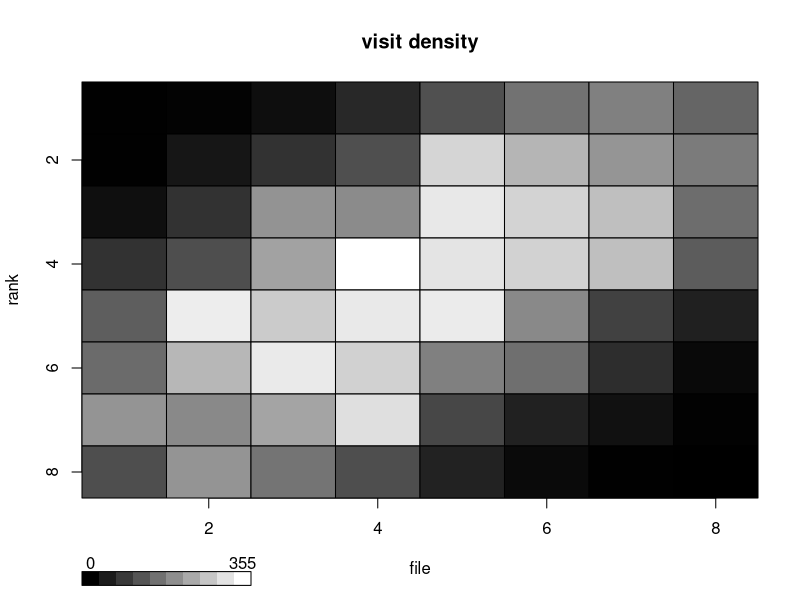
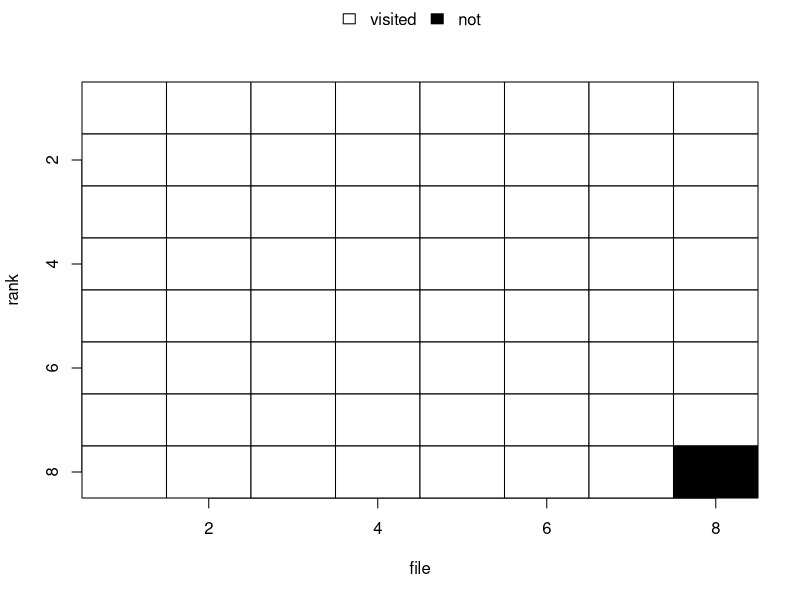

The R source for these figures, in order:

get_newpos = function(pos, ord, sgns){

    rank = pos[1]
    file = pos[2]

    newrank = pos[1] + ord[1] * sgns[1]
    newfile = pos[2] + ord[2] * sgns[2]

    if(newrank < 1 || newrank > 8){
        newrank = pos[1] + ord[1] * sgns[1] * -1
    }
    if(newfile < 1 || newfile > 8){
        newfile = pos[2] + ord[2] * sgns[2] * -1
    }

    newpos = c(newrank, newfile)
    return(newpos)
}

simulate_knight_moves = function(nmoves, starting_rank=1, starting_file=1){

    visited = matrix(c(starting_rank, starting_file), nrow=1)

    for(i in 1:nmoves){

        position = visited[i,]
        ordr = sample(1:2, replace=FALSE)
        signs = sample(c(1, -1), replace=FALSE)

        newpos = get_newpos(position, ordr, signs)
        visited = rbind(visited, newpos)
    }

    m = matrix(0, nrow=8, ncol=8)

    for(r in 1:nrow(visited)){
        vr = visited[r, ]
        nvisits = m[vr[1], vr[2]]
        m[vr[1], vr[2]] = nvisits + 1
    }

    return(m)
}

simulate_knight_moves(4)
m = simulate_knight_moves(10000)
#why is 8-8 never reached?

plotrix::color2D.matplot(m, main='visit density', xlab='file', ylab='rank',
    show.legend=TRUE)

m_binary = m / m
m_binary[is.na(m_binary)] = 0

plotrix::color2D.matplot(m_binary, xlab='file', ylab='rank',)
legend('top', fill=c('white', 'black'), legend=c('visited', 'not'),
    inset=c(0,-0.2), xpd=TRUE, horiz=TRUE, bty='n')
